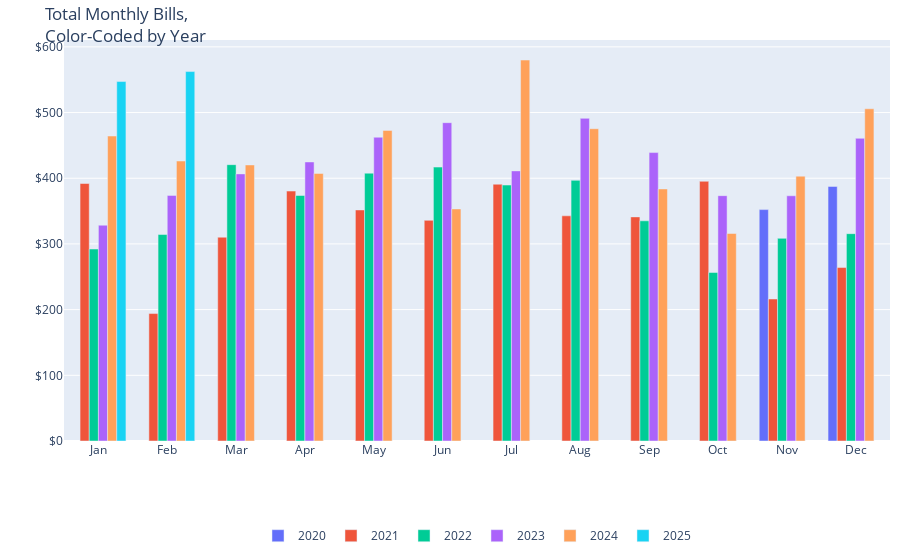

The notebook cell this image was saved under:
### Markdown cell above
<hr>

### Code cell
# convert to Plotly format
monthly_amount_pivot = monthly_amount_pivot.reset_index()

# create traces, one for each year
traces = []
for year in monthly_amount_pivot.columns[1:]:
    traces.append(
        go.Bar(
            x=monthly_amount_pivot["Month"],
            y=monthly_amount_pivot[year],
            name=str(year),
            hovertemplate="Month: %{x}<br>Amount: $%{y:.2f}<br>Year: " + str(year),
        )
    )

# create fig
fig = go.Figure(data=traces)

# update layout
fig.update_layout(
    barmode="group",
    title="Total Monthly Bills,<br>Color-Coded by Year",
    xaxis=dict(
        tickmode="array",
        tickvals=list(range(1, 13)),
        ticktext=[
            "Jan",
            "Feb",
            "Mar",
            "Apr",
            "May",
            "Jun",
            "Jul",
            "Aug",
            "Sep",
            "Oct",
            "Nov",
            "Dec",
        ],
        title="Month",
    ),
    yaxis=dict(title="Amount ($)"),
    legend_title_text="",
)

# format for mobile
fig.update_layout(
    xaxis=dict(title=""),
    yaxis=dict(
        title="",
        tickprefix="$",
    ),
    margin=dict(
        t=40,
        b=30,
        l=10,
        r=10,
    ),
    legend=dict(
        orientation="h",
        x=0.5,
        xanchor="center",
        y=-0.2,
    ),
)

# plot
fig.show()

### Figure 1 — Plotly figure (JSON) as saved in the notebook; plotly's stock layout.template omitted (floating-point values rounded to 4 significant figures)
{"data": [{"hovertemplate": "Month: %{x}<br>Amount: $%{y:.2f}<br>Year: 2020", "name": "2020", "type": "bar", "x": [1, 2, 3, 4, 5, 6, 7, 8, 9, 10, 11, 12], "y": [null, null, null, null, null, null, null, null, null, null, 352.3, 387.5]}, {"hovertemplate": "Month: %{x}<br>Amount: $%{y:.2f}<br>Year: 2021", "name": "2021", "type": "bar", "x": [1, 2, 3, 4, 5, 6, 7, 8, 9, 10, 11, 12], "y": [392, 194, 310.2, 380.5, 351.7, 335.9, 390.9, 342.8, 341.2, 395.4, 216.2, 264.0]}, {"hovertemplate": "Month: %{x}<br>Amount: $%{y:.2f}<br>Year: 2022", "name": "2022", "type": "bar", "x": [1, 2, 3, 4, 5, 6, 7, 8, 9, 10, 11, 12], "y": [292.2, 314.3, 420.7, 373.7, 407.7, 417.0, 389.7, 396.8, 335.2, 256.5, 308.5, 315.6]}, {"hovertemplate": "Month: %{x}<br>Amount: $%{y:.2f}<br>Year: 2023", "name": "2023", "type": "bar", "x": [1, 2, 3, 4, 5, 6, 7, 8, 9, 10, 11, 12], "y": [328.5, 373.9, 406.6, 424.8, 462.4, 484.6, 411.2, 491.2, 439.1, 373.5, 373.3, 460.8]}, {"hovertemplate": "Month: %{x}<br>Amount: $%{y:.2f}<br>Year: 2024", "name": "2024", "type": "bar", "x": [1, 2, 3, 4, 5, 6, 7, 8, 9, 10, 11, 12], "y": [464.3, 426.2, 420.2, 407.3, 472.9, 353.2, 579.9, 475.4, 383.7, 315.9, 403.1, 505.8]}, {"hovertemplate": "Month: %{x}<br>Amount: $%{y:.2f}<br>Year: 2025", "name": "2025", "type": "bar", "x": [1, 2, 3, 4, 5, 6, 7, 8, 9, 10, 11, 12], "y": [547.2, 562.4, null, null, null, null, null, null, null, null, null, null]}], "layout": {"barmode": "group", "legend": {"orientation": "h", "title": {"text": ""}, "x": 0.5, "xanchor": "center", "y": -0.2}, "margin": {"b": 30, "l": 10, "r": 10, "t": 40}, "title": {"text": "Total Monthly Bills,<br>Color-Coded by Year"}, "xaxis": {"tickmode": "array", "ticktext": ["Jan", "Feb", "Mar", "Apr", "May", "Jun", "Jul", "Aug", "Sep", "Oct", "Nov", "Dec"], "tickvals": [1, 2, 3, 4, 5, 6, 7, 8, 9, 10, 11, 12], "title": {"text": ""}}, "yaxis": {"tickprefix": "$", "title": {"text": ""}}}}
